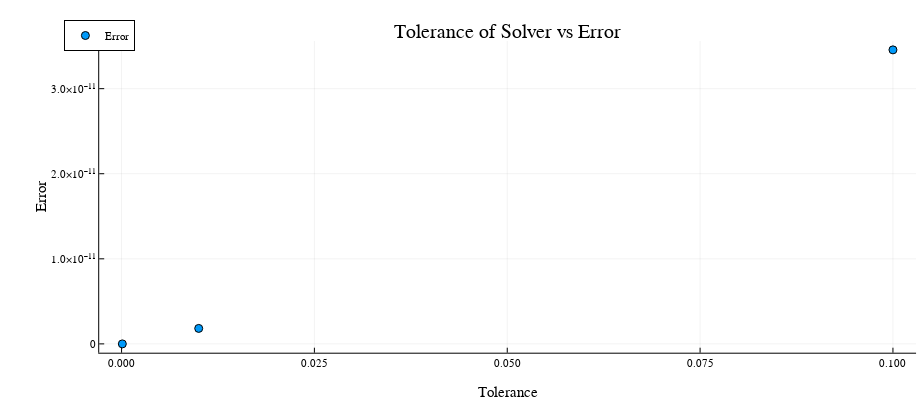

Write notebook code for a chart like this one.
### Code cell
# Plot the error as a function of the tolerance
plotlyjs()
Plots.scatter(tols[2:end], abs.(OV[2:end] .- OV[1]),legend=:topleft,
                ylabel="Error", xlabel="Tolerance",size=(920,400),label=:"Error",title="Tolerance of Solver vs Error")
ygrid!(:on, :dashdot, 0.1)

### Figure 1 — Plotly figure (JSON) as saved in the notebook; plotly's stock layout.template omitted (floating-point values rounded to 4 significant figures)
{"data": [{"colorbar": {"len": 0.8657, "title": "", "x": 0.9957, "y": 0.5087}, "legendgroup": "Error", "marker": {"color": "rgba(0, 154, 250, 1.000)", "line": {"color": "rgba(0, 0, 0, 1.000)", "width": 1}, "size": 8, "symbol": "circle"}, "mode": "markers", "name": "Error", "showlegend": true, "type": "scatter", "x": [0.0001, 0.01, 0.1], "xaxis": "x", "y": [0, 1.819e-12, 3.456e-11], "yaxis": "y"}], "layout": {"annotations": [{"font": {"color": "rgba(0, 0, 0, 1.000)", "family": "sans-serif", "size": 20}, "rotation": 0, "showarrow": false, "text": "Tolerance of Solver vs Error", "x": 0.5518, "xanchor": "center", "xref": "paper", "y": 1, "yanchor": "top", "yref": "paper"}], "height": 400, "legend": {"bgcolor": "rgba(255, 255, 255, 1.000)", "bordercolor": "rgba(0, 0, 0, 1.000)", "borderwidth": 1, "font": {"color": "rgba(0, 0, 0, 1.000)", "family": "sans-serif", "size": 11}, "title": {"font": {"color": "rgba(0, 0, 0, 1.000)", "family": "sans-serif", "size": 15}, "text": ""}, "tracegroupgap": 0, "traceorder": "normal", "x": 0.07, "xanchor": "left", "y": 1, "yanchor": "top"}, "margin": {"b": 20, "l": 0, "r": 0, "t": 20}, "paper_bgcolor": "rgba(255, 255, 255, 1.000)", "plot_bgcolor": "rgba(255, 255, 255, 1.000)", "showlegend": true, "width": 920, "xaxis": {"anchor": "y", "domain": [0.1078, 0.9957], "gridcolor": "rgba(0, 0, 0, 0.100)", "gridwidth": 0.5, "linecolor": "rgba(0, 0, 0, 1.000)", "mirror": false, "range": [-0.002897, 0.103], "showgrid": true, "showline": true, "showticklabels": true, "tickangle": 0, "tickcolor": "rgb(0, 0, 0)", "tickfont": {"color": "rgba(0, 0, 0, 1.000)", "family": "sans-serif", "size": 11}, "tickmode": "array", "ticks": "inside", "ticktext": ["0.000", "0.025", "0.050", "0.075", "0.100"], "tickvals": [0, 0.025, 0.05, 0.075, 0.1], "title": "Tolerance", "titlefont": {"color": "rgba(0, 0, 0, 1.000)", "family": "sans-serif", "size": 15}, "type": "-", "visible": true, "zeroline": false, "zerolinecolor": "rgba(0, 0, 0, 1.000)"}, "yaxis": {"anchor": "x", "domain": [0.07581, 0.9415], "gridcolor": "rgba(0, 0, 0, 0.100)", "gridwidth": 0.5, "linecolor": "rgba(0, 0, 0, 1.000)", "mirror": false, "range": [-1.037e-12, 3.56e-11], "showgrid": true, "showline": true, "showticklabels": true, "tickangle": 0, "tickcolor": "rgb(0, 0, 0)", "tickfont": {"color": "rgba(0, 0, 0, 1.000)", "family": "sans-serif", "size": 11}, "tickmode": "array", "ticks": "inside", "ticktext": ["0", "1.0×10⁻¹¹", "2.0×10⁻¹¹", "3.0×10⁻¹¹"], "tickvals": [0, 1e-11, 2e-11, 3e-11], "title": "Error", "titlefont": {"color": "rgba(0, 0, 0, 1.000)", "family": "sans-serif", "size": 15}, "type": "-", "visible": true, "zeroline": false, "zerolinecolor": "rgba(0, 0, 0, 1.000)"}}}
